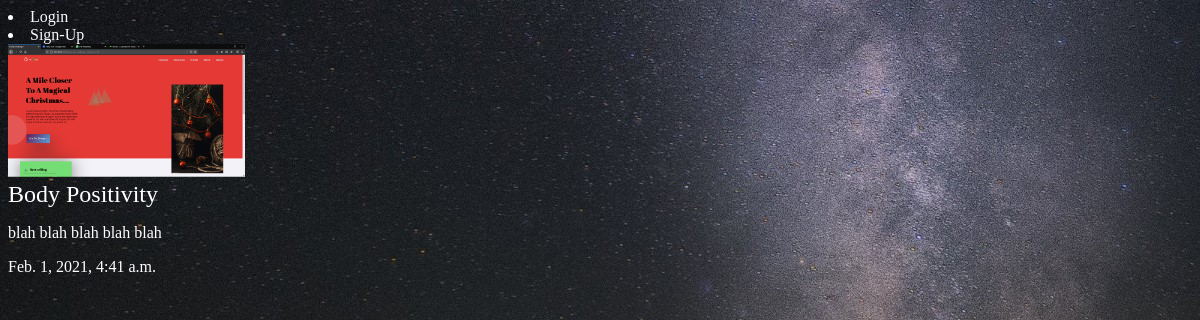
The page /articles/body-positivity/ on the database its author committed.
### articles/models.py (models this page shows, shortened)
class Articles(models.Model):
    title = models.CharField(max_length=100)
    slug = models.SlugField()
    body = models.TextField()
    date = models.DateTimeField(auto_now_add=True)
    thumb = models.ImageField(default='default.png', blank=True)
    author = models.ForeignKey(User, default=None, on_delete=models.CASCADE)

### articles/views.py (the view)
# urls.py: re_path(r'^(?P<slug>[\w-]+)/$', views.article_detail, name="article_detail"),
def article_detail(request, slug):
    article = Articles.objects.get(slug=slug)
    return render(request, 'articles/article_detail.html', {'article': article})

### articles/templates/articles/article_detail.html (shortened to what this page needs)
{% extends 'base.html' %}
{% block content %}
    <div class="article-detail">
        <div class="article">
            <img src="{{ article.thumb.url }}" alt="thumb" width="20%" height="30%">
            <h2>{{ article.title }}</h2>
            <p>{{ article.body }}</p>
            <p>{{ article.date }}</p>
        </div>
    </div>
{% endblock %}

### assets/style.css (style rules this page uses)
body * { font-family: Tahoma; }
body { background-color: #0f121f; color: #fff; background-image: url(/static/images/bg.png); background-repeat: no-repeat; }
h1, h2, h3, h4, h5 { font-weight: normal; margin: 0; }

### rows shown on the page
Articles: thumb (picture), title "Body Positivity", body "blah blah blah blah blah", date "Feb. 1, 2021, 4:41 a.m."
